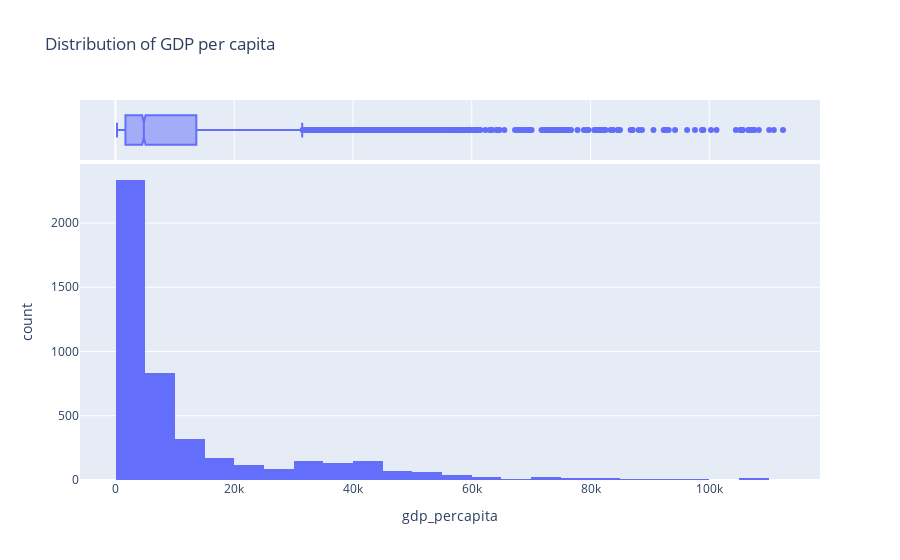

The notebook cell saved with this chart:
### Code cell
fig = px.histogram(df, x='gdp_percapita', nbins=50, marginal="box" ,title='Distribution of GDP per capita')
fig.show()

### Figure 1 — Plotly figure (JSON) as saved in the notebook; plotly's stock layout.template omitted (floating-point values rounded to 4 significant figures; data arrays with more than 128 entries replaced by an {"elided": "..."} marker saying what was removed)
{"data": [{"bingroup": "x", "hovertemplate": "gdp_percapita=%{x}<br>count=%{y}<extra></extra>", "legendgroup": "", "marker": {"color": "#636efa", "pattern": {"shape": ""}}, "name": "", "nbinsx": 50, "orientation": "v", "showlegend": false, "type": "histogram", "x": {"elided": "4578 float values"}, "xaxis": "x", "yaxis": "y"}, {"hovertemplate": "gdp_percapita=%{x}<extra></extra>", "legendgroup": "", "marker": {"color": "#636efa"}, "name": "", "notched": true, "showlegend": false, "type": "box", "x": {"elided": "4578 float values"}, "xaxis": "x2", "yaxis": "y2"}], "layout": {"barmode": "relative", "legend": {"tracegroupgap": 0}, "title": {"text": "Distribution of GDP per capita"}, "xaxis": {"anchor": "y", "domain": [0, 1], "title": {"text": "gdp_percapita"}}, "xaxis2": {"anchor": "y2", "domain": [0, 1], "matches": "x", "showgrid": true, "showticklabels": false}, "yaxis": {"anchor": "x", "domain": [0, 0.8316], "title": {"text": "count"}}, "yaxis2": {"anchor": "x2", "domain": [0.8416, 1], "matches": "y2", "showgrid": false, "showline": false, "showticklabels": false, "ticks": ""}}}
